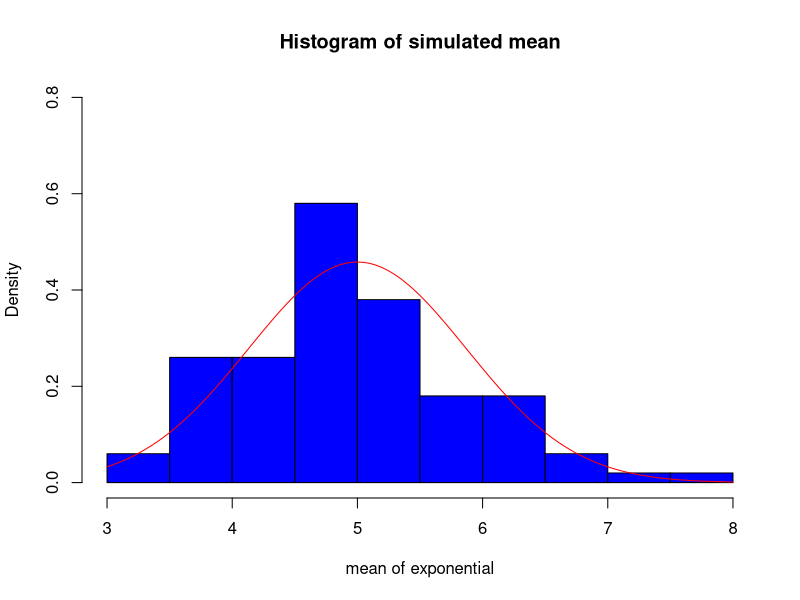

This figure's R source:
k=100 #number of replication
n= 40 #vector size
lambda = 0.2 #lambda

list_of_exponential = array(1:k) #vector that will receive each mean

#loop to generate the means
for(i in 1:k){
  list_of_exponential[i] = mean(rexp(n, lambda))
}

#calculate x_bar mean and st
mean_of_average = mean(list_of_exponential)
sd_mean = sd(list_of_exponential)

#theorical st
std<-((1/lambda)/sqrt(k))

#plot histogram
hist(list_of_exponential, ylim = c(0, 0.8),freq= FALSE, col = "blue", main = "Histogram of simulated mean", xlab = "mean of exponential")
curve(dnorm(x, mean=5, sd=sd_mean), 
      col="red",  add=TRUE)